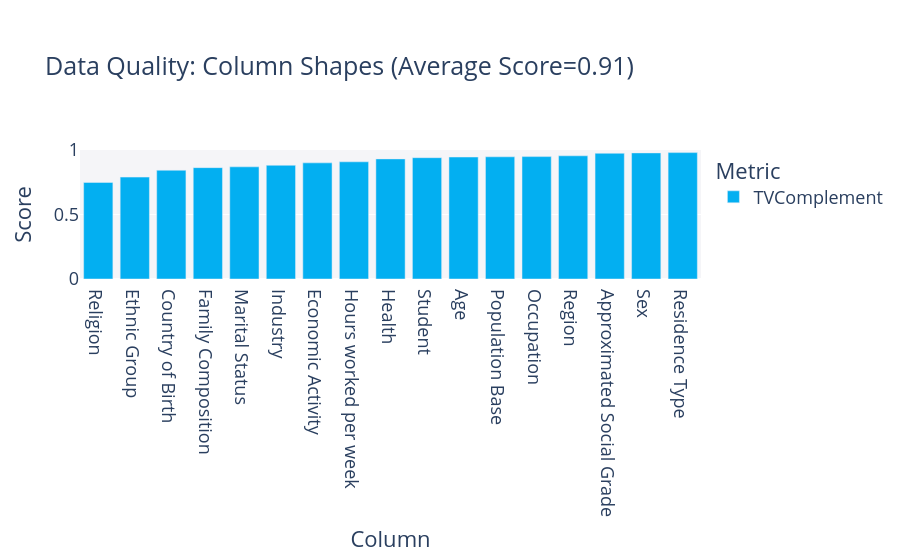

The notebook cell saved with this chart:
### Markdown cell above
## Statistical similarity evaluation

### Code cell
metadata = convert_metadata_to_sdm_format(full_ds.description.schema)
quality_report = QualityReport()
quality_report.generate(train_ds.data, synth_data.data, metadata)
fig = quality_report.get_visualization(property_name='Column Shapes')
fig.show()

results_exp['Column Pair Trends'] = quality_report.get_details('Column Pair Trends').mean()['Score']
results_exp['Column Shapes'] = quality_report.get_details('Column Shapes').mean()['Score']

### Figure 1 — Plotly figure (JSON) as saved in the notebook; plotly's stock layout.template omitted (floating-point values rounded to 4 significant figures)
{"data": [{"alignmentgroup": "True", "customdata": [["TVComplement"], ["TVComplement"], ["TVComplement"], ["TVComplement"], ["TVComplement"], ["TVComplement"], ["TVComplement"], ["TVComplement"], ["TVComplement"], ["TVComplement"], ["TVComplement"], ["TVComplement"], ["TVComplement"], ["TVComplement"], ["TVComplement"], ["TVComplement"], ["TVComplement"]], "hovertemplate": "<b>%{hovertext}</b><br><br>Metric=%{customdata[0]}<br>Score=%{y}<extra></extra>", "hovertext": ["Region", "Residence Type", "Family Composition", "Population Base", "Sex", "Age", "Marital Status", "Student", "Country of Birth", "Health", "Ethnic Group", "Religion", "Economic Activity", "Occupation", "Industry", "Hours worked per week", "Approximated Social Grade"], "legendgroup": "TVComplement", "marker": {"color": "#03AFF1", "pattern": {"shape": ""}}, "name": "TVComplement", "offsetgroup": "TVComplement", "orientation": "v", "showlegend": true, "textposition": "auto", "type": "bar", "x": ["Region", "Residence Type", "Family Composition", "Population Base", "Sex", "Age", "Marital Status", "Student", "Country of Birth", "Health", "Ethnic Group", "Religion", "Economic Activity", "Occupation", "Industry", "Hours worked per week", "Approximated Social Grade"], "xaxis": "x", "y": [0.955, 0.9797, 0.8634, 0.9472, 0.9773, 0.9455, 0.8695, 0.9405, 0.8428, 0.9308, 0.7897, 0.7485, 0.9003, 0.9488, 0.8814, 0.9084, 0.9744], "yaxis": "y"}], "layout": {"barmode": "relative", "font": {"size": 18}, "legend": {"title": {"text": "Metric"}, "tracegroupgap": 0}, "margin": {"t": 150}, "plot_bgcolor": "#F5F5F8", "title": {"text": "Data Quality: Column Shapes (Average Score=0.91)"}, "xaxis": {"anchor": "y", "categoryorder": "total ascending", "domain": [0, 1], "title": {"text": "Column"}}, "yaxis": {"anchor": "x", "domain": [0, 1], "range": [0, 1], "title": {"text": "Score"}}}}
